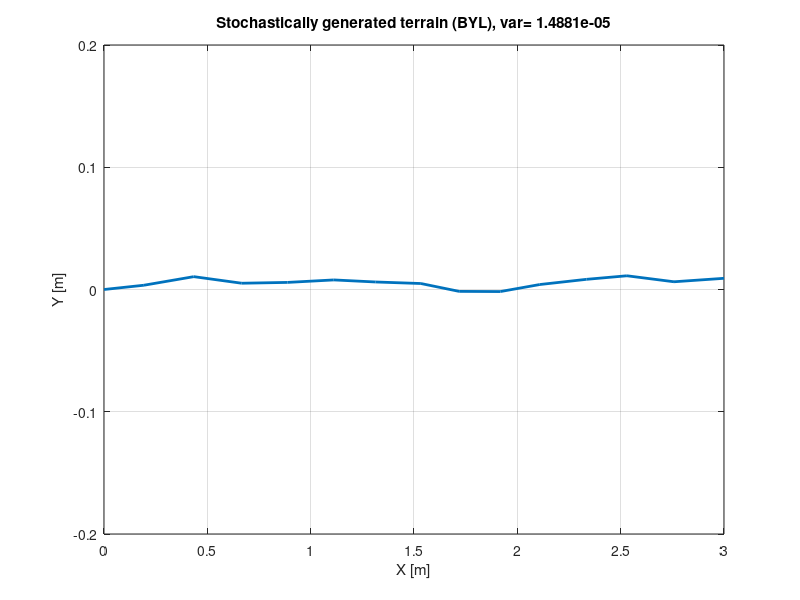
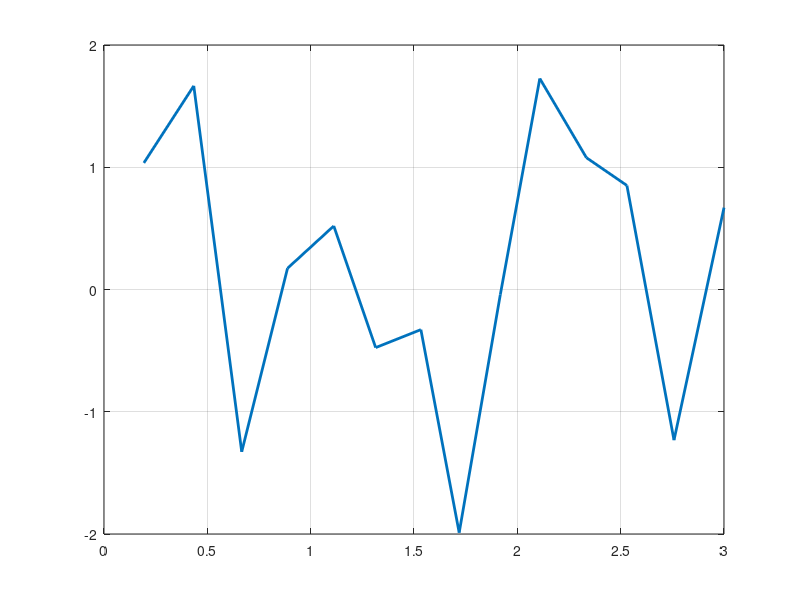

MATLAB code for these plots, in order:
% function [pp,dpp] = sto_ter_gen(n,slo_lim,xend)
% this function receives: n- number of changes in slope over the terrain length, slo_lim - limit on
% absolute value of slope, xend - length of terrain's X distance
% the function returns a random stochastic terrain (and its derivative) as
% piecewise polynomial structures.
% if you want constant stochastics, rather than increasing, set rr in both
% for loops to 1 (this is the parameter that deals with the growth is
% randomness)

clear all

n = 15;
tvar = 1E-4;
xend = 3;


xbase = 0.15; % this parameter defines the relative influence of the randomness in the horizontal lengths of the segments
% basically, each segment has a length which is the sum of xbase and a
% random number (between 0 and rr, which is linearly decreasing from 1).
% the actual segment length is different, since the x vector is later
% normalized to reach xend.


% x vector
xp(1) = 0;

for i = 2:n % creating the x vector, with stoch. varying horizontal distance
    
    xp(i) = xp(i-1)+(xbase+0.05*rand(1));   % each segment has a base length and a random addition
end

xp = xp*xend/xp(end);  % stretching the x vector values to end at xend


% y vector
yp(1) = 0;
avg_slo = 0;
slo = 0;
sig = 1.5*pi/180;
lim = 6*sig;
for i = 2:n % creating the y vector, with stoch. varying slope, limited by slo_lim, with a small bias to negate past slope
    dx = (xp(i)-xp(i-1));  
    rr = max(min(sig*randn(1),lim),-lim) % random number between -1 and 1
   slo(i) = 180/pi*rr;
    yp(i) = rr*dx+yp(i-1);
end
%match target variance
yvar = (1/n)*sum((yp-mean(yp)*ones(1,length(yp))).^2);
% yf = yp/sqrt(yvar/tvar);
% yvar = (1/n)*sum((yf-mean(yf)*ones(1,length(yf))).^2)
figure
plot(xp,yp,'-','lineWidth',2)
grid on
axis([0 3 -0.2 0.2])
xlabel('X [m]');
ylabel('Y [m]');
title(['Stochastically generated terrain (BYL), var= ' num2str(yvar)])
figure


plot(xp(2:end),slo(2:end),'-','lineWidth',2)
grid on
%%
% %temporary solution for good controllers, and controllers walking backwards
% xp = [-50, xp];
% xp(end+1) = xp(end)+10;
% 
% yp = [0,yp];
% yp(end+1) = yp(end)+10; % 0.5 slope for the extra part, for stopping good controllers from continuing beyind the end of the terrain
% 
% 
% % Adding midpoints for spline purposes
% X = xp;
% Y = yp;
% for j = 1:3 % Adding midpoints to the curve to make the spline more similar to it
%     for i=1:(size(X,2)-1) %For each point, it itself and the midpoint between it and the next are added to the new vector
%         XX(2*i) = (X(i)+ X(i+1))/2;
%         XX(2*i-1) = X(i);
%         YY(2*i-1) = Y(i);
%         YY(2*i) = (Y(i)+ Y(i+1))/2;
%     end
% 
% X = [XX X(end)]; % In the end of each run over the vectors, the end point needs to be added as well
% Y = [YY Y(end)];
% end
% 
% 
% 
% 
% pp = spline(X,Y);
% dpp = mkpp(X,repmat(pp.order-1:-1:1,pp.dim*pp.pieces,1).*pp.coefs(:,1:pp.order-1),pp.dim);
% 
% % Plot of the terrain:
% figure
% x = 0:0.01:xend;
% % x = min(X):0.01:max(X);
% y = spline(X,Y,x);
% plot(x,y,'LineWidth',2)
% xlabel('X [m]');
% ylabel('Y [m]');
% title('Stochastically generated terrain')
% axis equal
% grid on
% end